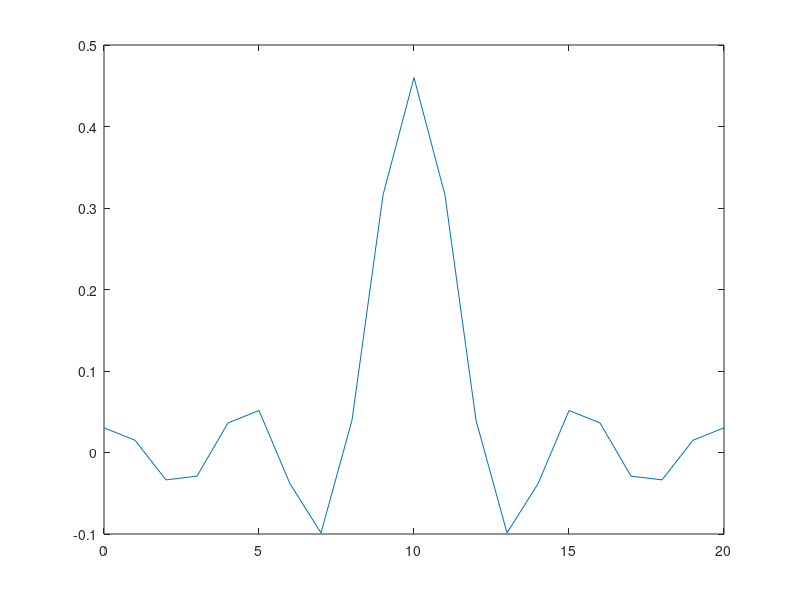
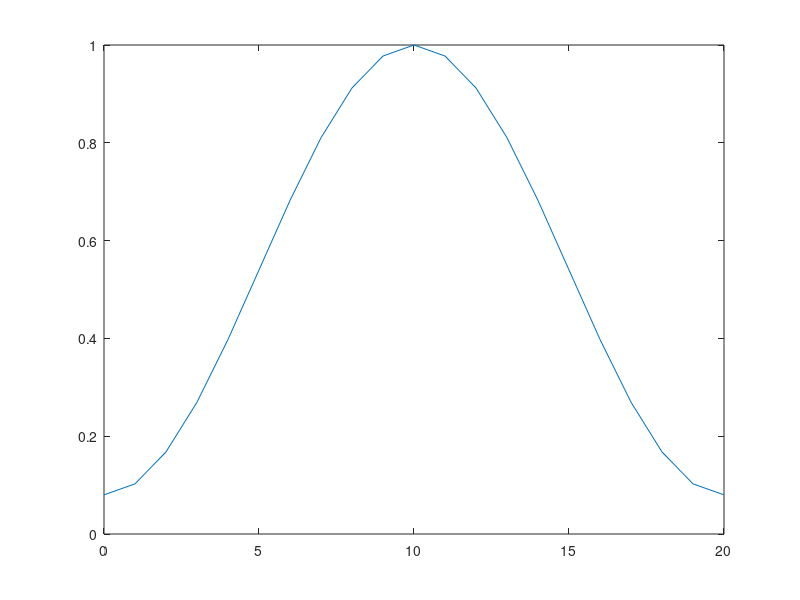
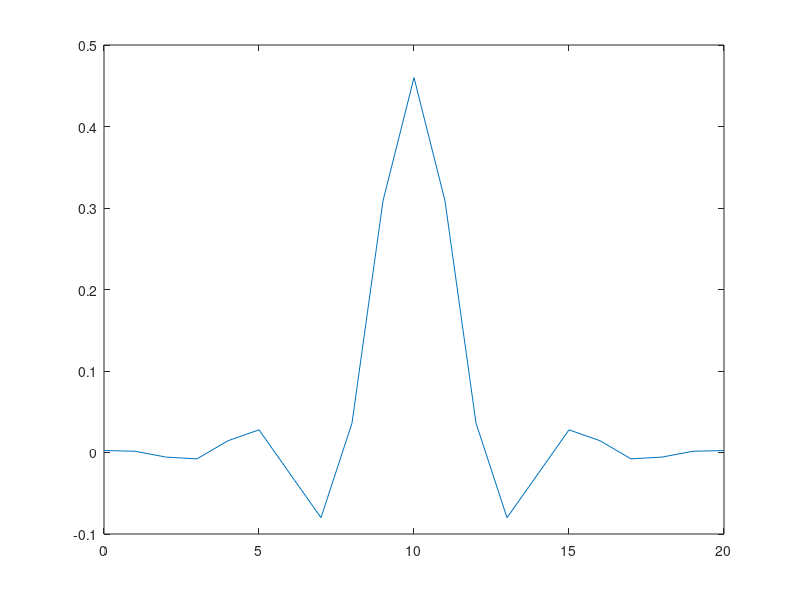
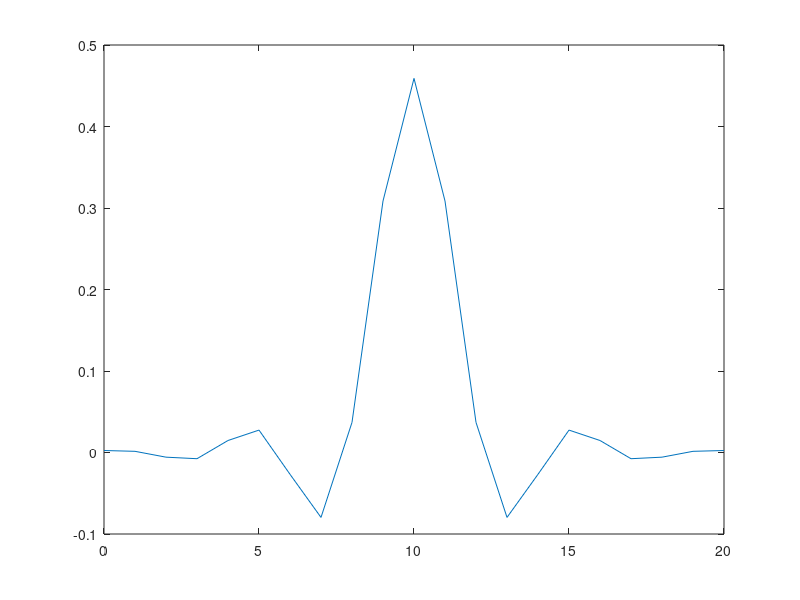

MATLAB code to generate these figures, in order:
pkg load signal
clear all
close all

fs=2000; % hz
cutoff = 460; % hz
length = 21;
M = length - 1;
ft = cutoff/fs;
w_lpf = zeros(1,M);
window = zeros(1,M);
for n=0:M
    if (n==M/2)
        w_lpf(n+1) = 2 * ft;
    else
        w_lpf(n+1) =  sin(2*pi*ft*(n-M/2))/(pi*(n-M/2));
    endif
endfor

w_lpf

x = [0:20]

alfa = 0.54
beta = 1 - alfa

for n=0:M
    window(n+1) = alfa - (beta * cos ((2*pi*(n))/M));
endfor
o_lpf = fir1(20,ft*2,"low","noscale");

figure(1);
plot(x,w_lpf);

figure(2);
plot(x,window);

w_lpf = w_lpf .* window;

figure(3);
plot(x,w_lpf);


figure(4);
plot(x,o_lpf);

figure(5)
freqz(w_lpf)
figure(6)
freqz(o_lpf)